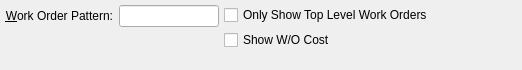
<?xml version="1.0" encoding="UTF-8"?>
<ui version="4.0">
 <comment>This file is part of the xTuple ERP: PostBooks Edition, a free and
open source Enterprise Resource Planning software suite,
Copyright (c) 1999-2011 by OpenMFG LLC, d/b/a xTuple.
It is licensed to you under the Common Public Attribution License
version 1.0, the full text of which (including xTuple-specific Exhibits)
is available at www.xtuple.com/CPAL.  By using this software, you agree
to be bound by its terms.</comment>
 <class>dspWoHistoryByNumber</class>
 <widget class="QWidget" name="dspWoHistoryByNumber">
  <property name="geometry">
   <rect>
    <x>0</x>
    <y>0</y>
    <width>522</width>
    <height>70</height>
   </rect>
  </property>
  <property name="windowTitle">
   <string>Work Order History by W/O Number</string>
  </property>
  <layout class="QHBoxLayout" name="horizontalLayout">
   <item>
    <layout class="QVBoxLayout">
     <property name="spacing">
      <number>6</number>
     </property>
     <property name="margin">
      <number>0</number>
     </property>
     <item>
      <layout class="QHBoxLayout">
       <property name="spacing">
        <number>6</number>
       </property>
       <property name="margin">
        <number>0</number>
       </property>
       <item>
        <widget class="QLabel" name="_woNumberLit">
         <property name="text">
          <string>&amp;Work Order Pattern:</string>
         </property>
         <property name="alignment">
          <set>Qt::AlignRight|Qt::AlignTrailing|Qt::AlignVCenter</set>
         </property>
         <property name="buddy">
          <cstring>_woNumber</cstring>
         </property>
        </widget>
       </item>
       <item>
        <widget class="XLineEdit" name="_woNumber">
         <property name="sizePolicy">
          <sizepolicy hsizetype="Expanding" vsizetype="Preferred">
           <horstretch>0</horstretch>
           <verstretch>0</verstretch>
          </sizepolicy>
         </property>
         <property name="maximumSize">
          <size>
           <width>100</width>
           <height>32767</height>
          </size>
         </property>
        </widget>
       </item>
      </layout>
     </item>
     <item>
      <spacer>
       <property name="orientation">
        <enum>Qt::Vertical</enum>
       </property>
       <property name="sizeType">
        <enum>QSizePolicy::Expanding</enum>
       </property>
       <property name="sizeHint" stdset="0">
        <size>
         <width>20</width>
         <height>0</height>
        </size>
       </property>
      </spacer>
     </item>
    </layout>
   </item>
   <item>
    <layout class="QVBoxLayout" name="verticalLayout">
     <item>
      <widget class="XCheckBox" name="_showOnlyTopLevel">
       <property name="text">
        <string>Only Show Top Level Work Orders</string>
       </property>
      </widget>
     </item>
     <item>
      <widget class="XCheckBox" name="_showCost">
       <property name="text">
        <string>Show W/O Cost</string>
       </property>
      </widget>
     </item>
     <item>
      <spacer>
       <property name="orientation">
        <enum>Qt::Vertical</enum>
       </property>
       <property name="sizeType">
        <enum>QSizePolicy::Expanding</enum>
       </property>
       <property name="sizeHint" stdset="0">
        <size>
         <width>20</width>
         <height>0</height>
        </size>
       </property>
      </spacer>
     </item>
    </layout>
   </item>
   <item>
    <spacer>
     <property name="orientation">
      <enum>Qt::Horizontal</enum>
     </property>
     <property name="sizeType">
      <enum>QSizePolicy::Expanding</enum>
     </property>
     <property name="sizeHint" stdset="0">
      <size>
       <width>18</width>
       <height>20</height>
      </size>
     </property>
    </spacer>
   </item>
  </layout>
 </widget>
 <layoutdefault spacing="5" margin="5"/>
 <pixmapfunction>qPixmapFromMimeSource</pixmapfunction>
 <customwidgets>
  <customwidget>
   <class>XCheckBox</class>
   <extends>QCheckBox</extends>
   <header>xcheckbox.h</header>
  </customwidget>
  <customwidget>
   <class>XLineEdit</class>
   <extends>QLineEdit</extends>
   <header>xlineedit.h</header>
  </customwidget>
 </customwidgets>
 <tabstops>
  <tabstop>_woNumber</tabstop>
  <tabstop>_showOnlyTopLevel</tabstop>
  <tabstop>_showCost</tabstop>
 </tabstops>
 <resources/>
 <connections/>
</ui>
